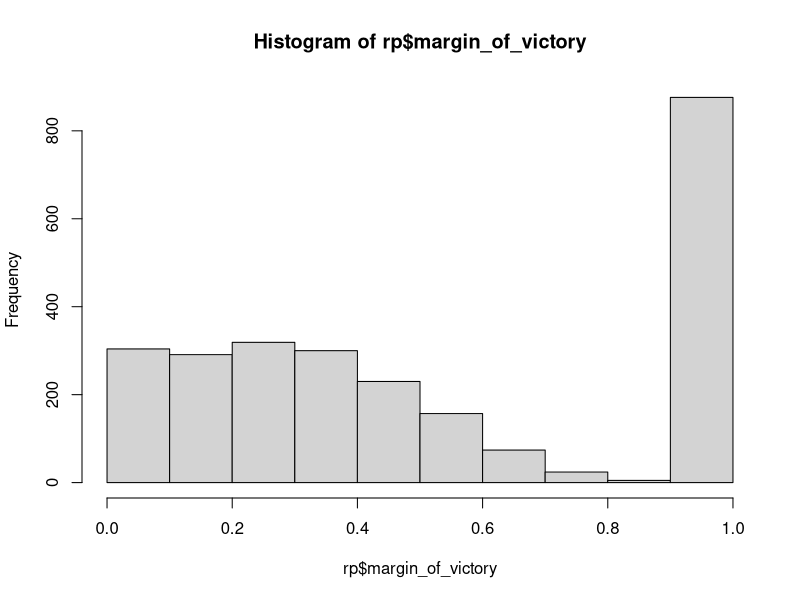
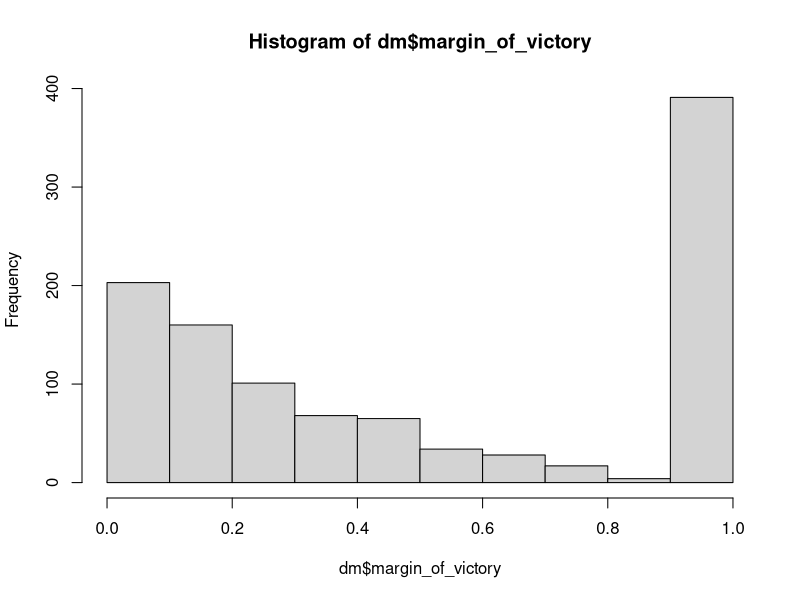
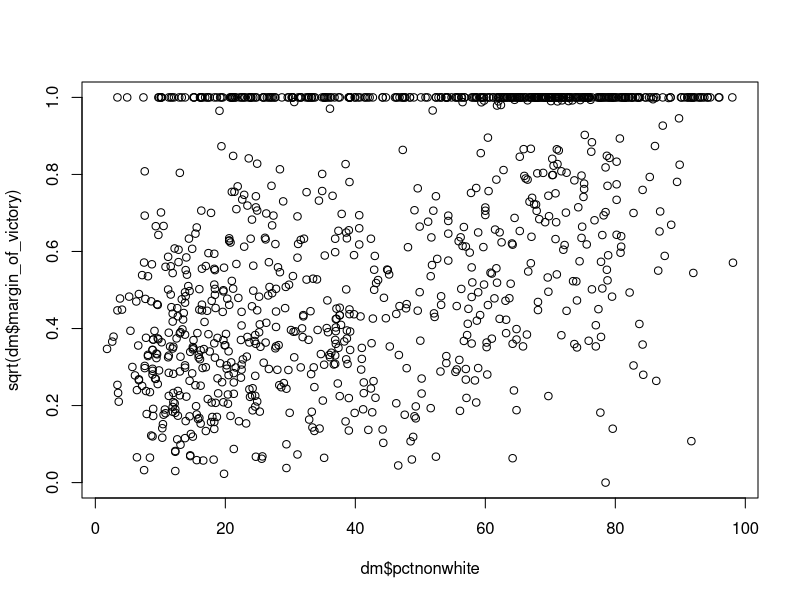

Write R code to recreate these figures, in order. (Note: this script raises an error after producing the figures.)
setwd("C:\\Users\\chris\\Documents\\MAT 261A\\Project 2\\Data")

df = read.csv("Trans Athletes DATA.csv")
rp = subset(df, republican == 1)

dm = subset(df, democrat == 1)

hist(rp$margin_of_victory)
hist(dm$margin_of_victory)

# both are right skewed

plot(dm$pctnonwhite, sqrt(dm$margin_of_victory))

library(ggplot2)
library(reshape2)

# select numeric columns 

## ERROR with correlation matrix: the standard deviation is zero

#num_cols <- sapply(dm, is.numeric)
#dm_num <- dm[, num_cols]

#num_cols <- sapply(rp, is.numeric)
#rp_num <- rp[, num_cols]

## Compute correlation matrix
#cor_mat_dm <- cor(dm_num, use = "pairwise.complete.obs")
#cor_mat_rp <- cor(rp_num, use = "pairwise.complete.obs")



# Transformation into logit because of clear horizontal line at proportion = 1 

library(car)

plot(dm$pctnonwhite, logit_d_mov)

# skip transformation of margin of victory (can approach inf)
my_response = "margin_of_victory"
logit_df = df
for (col in names(df)){
  # skip binary values of variables
  if (col == my_response){
    print(col)
    logit_df[[col]] <- df[[col]]
    next
  }
  if (all(df[[col]] %in% c(0, 1), na.rm = TRUE)) {
    logit_df[[col]] <- df[[col]]
    next
  }
  
  if (min(df[[col]],na.rm=TRUE) >= 0 && max(df[[col]],na.rm=TRUE)<=1){
    logit_df[[col]] = car::logit(df[[col]], adjust = 0.01)
  }
  else{
    logit_df[[col]] = df[[col]]
  }
}

# remove party binary variables after subsetting, also dropping 1 dummy variable for each category adding to 1
rp = subset(df, republican == 1)
rp$democrat = NULL
rp$republican = NULL
rp$urban = NULL
rp$under25 = NULL
rp$age20_44 = NULL
rp$c_votes = NULL # reveals election results
rp$d_votes_floser = NULL # reveals election results
rp$independent = NULL
rp$votemargin = NULL # reveals the margin of victory
rp$pctnonwhite = NULL
rp$pctnevermarried = NULL # makes default current marriage status (combine with missing divorce)
rp$mmd = NULL # shows median marginal district 
rp$thrdparty = NULL # mostly missing
rp$legis_ideal = NULL # mostly missing & not demographic

# not relevant to regression
rp$vote_yes = NULL
rp$vote_no = NULL
rp$election_year = NULL
rp$bill_number = NULL
rp$Bill_Prefix = NULL
rp$VoteDate = NULL
rp$lawmaker_name = NULL
rp$state_abbrev = NULL
rp$statename = NULL
rp$Year = NULL
rp$term_length = NULL
rp$supermajority60 = NULL
rp$supermajority66 = NULL
rp$supermajority75 = NULL
rp$district_magnitude = NULL
rp$AllRelig = NULL # not specific nor a proportion out of pop
rp$district = NULL

# repeat for democrats
dm = subset(df, democrat == 1)
dm$democrat = NULL
dm$republican = NULL
dm$urban = NULL
dm$under25 = NULL
dm$age20_44 = NULL
dm$c_votes = NULL # reveals election results
dm$d_votes_floser = NULL # reveals election results
dm$independent = NULL
dm$votemargin = NULL # reveals the margin of victory
dm$pctnonwhite = NULL
dm$pctnevermarried = NULL # makes default current marriage status (combine with missing divorce)
dm$district_magnitude = NULL
dm$thrdparty = NULL # mostly missing
dm$legis_ideal = NULL # mostly missing & not demographic
dm$district = NULL

dm$vote_no = NULL
dm$vote_yes = NULL
dm$election_year = NULL
dm$bill_number = NULL
dm$Bill_Prefix = NULL
dm$VoteDate = NULL
dm$lawmaker_name = NULL
dm$state_abbrev = NULL
dm$statename = NULL
dm$Year = NULL
dm$term_length = NULL
dm$supermajority60 = NULL
dm$supermajority66 = NULL
dm$supermajority75 = NULL
dm$AllRelig = NULL # not specific nor a proportion out of pop
dm$mmd = NULL # shows median marginal district 


allvars_dm <- lm(margin_of_victory ~ ., data = dm)
allvars_rp <- lm(margin_of_victory ~ ., data = rp)

aic_step_dm = step(allvars_dm, direction="both")
aic_step_rp = step(allvars_rp, direction="both")

model_full_dm <- lm(margin_of_victory ~ ., data = dm)
model_full_rp <- lm(margin_of_victory ~ ., data = rp)


library(car)
vif(aic_step_dm)
vif(aic_step_rp)


library(MASS)
library(glmnet)

dm <- na.omit(dm) # drop 8 rows
rp <- na.omit(rp) # drop 19 rows


X_dm =  model.matrix(margin_of_victory ~ ., data = dm)[, -1] # drop added intercept
y_dm = dm$margin_of_victory

ridge_res_dm <- glmnet(X_dm, y = y_dm, alpha = 0, nfolds=10) # alpha = 0 for ridge
lasso_res_dm <- glmnet(X_dm, y = y_dm, alpha = 1, nfolds=10) # alpha = 1 for LASSO

X_rp =  model.matrix(margin_of_victory ~ ., data = rp)[, -1] # drop added intercept
y_rp = rp$margin_of_victory

ridge_res_rp <- glmnet(X_rp, y = y_rp, alpha = 0, nfolds=10) # alpha = 0 for ridge
lasso_res_rp <- glmnet(X_rp, y = y_rp, alpha = 1, nfolds=10) # alpha = 1 for LASSO

# SELECTED lambda

cv_lasso$lambda.min
cv_ridge$lambda.min

ridge_res_dm <- glmnet(X_dm, y = y_dm, alpha = 0, nfolds=10, lambda = ridge_res_dm$lambda.min) # alpha = 0 for ridge
lasso_res_dm <- glmnet(X_dm, y = y_dm, alpha = 1, nfolds=10, lambda = lasso_res_dm$lambda.min) # alpha = 1 for LASSO

ridge_res_rp <- glmnet(X_rp, y = y_rp, alpha = 0, nfolds=10, lambda=ridge_res_rp$lambda.min) # alpha = 0 for ridge
lasso_res_rp <- glmnet(X_rp, y = y_rp, alpha = 1, nfolds=10, lambda=lasso_res_rp$lambda.min) # alpha = 1 for LASSO

coef(ridge_res_dm)

coef(lasso_res_dm)

coef(ridge_res_rp)

coef(lasso_res_rp)
